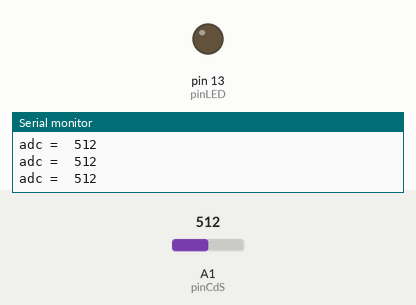
Bench run of a sketch on a simulated Arduino Uno, built with avr-gcc and run on an emulated ATmega328P. On the bench: output pins drawn as LEDs (lit = HIGH), the last lines printed to the serial monitor. Inputs (shaded band) come from the test bench; at power-on: A1 (pinCdS) = 512.

Above: at 1.3 s.
1.4 s: A1 (pinCdS) set to 210
2.9 s: A1 (pinCdS) set to 184
At 3.3 s:
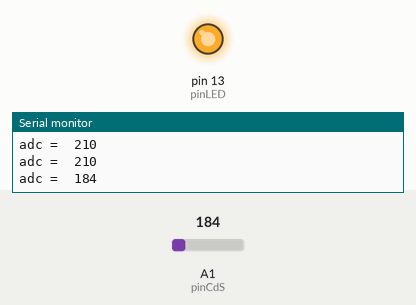
4.5 s: A1 (pinCdS) set to 306
At 5.7 s:
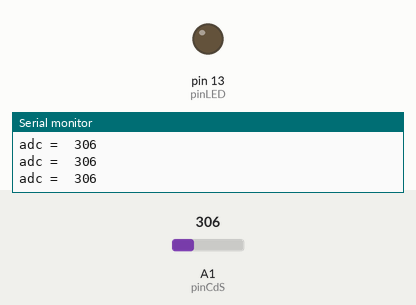
6.0 s: A1 (pinCdS) set to 190
At 6.8 s:
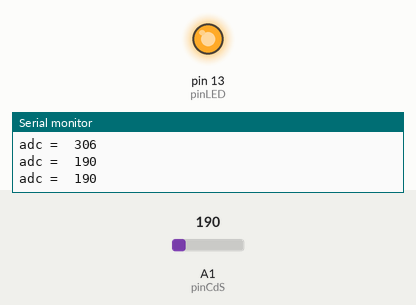
Timing chart, 0 to 8.5 s (numbered marks = the images above; inputs shaded):
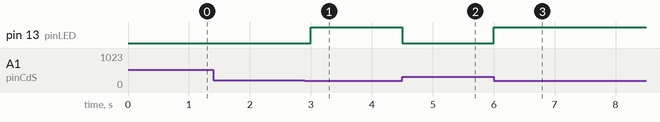

The sketch:

cds2led.ino
```cpp
const unsigned int pinCdS = A1;
const unsigned int pinLED = 13;

void setup() {
  Serial.begin(9600);
  pinMode(pinLED, OUTPUT);
}

void loop() {
  long int adc = analogRead(pinCdS);

 if(adc < 200)  digitalWrite(pinLED, HIGH);
 else           digitalWrite(pinLED, LOW);
  Serial.print("adc =  ");
  Serial.println(adc);
  delay(500);
}
```

Measured:
- the behaviour switches between 200 and 199 on A1 (pinCdS) (found by bisection; images 0 and 1)
- after the input at 2.9 s, pin 13 (pinLED): LOW → HIGH after 0.10 s
- after the input at 4.5 s, pin 13 (pinLED): HIGH → LOW at once
- after the input at 6.0 s, pin 13 (pinLED): LOW → HIGH at once
